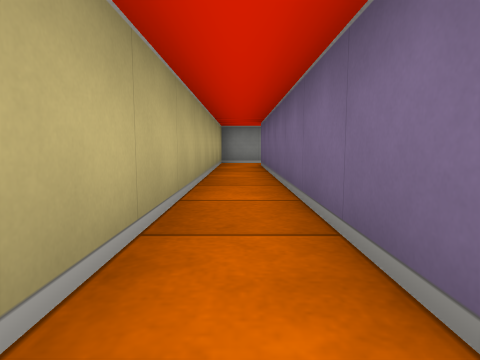
View 1 (above)

16 first-person views from a walk through a cub3D maze. The camera is about half as high as the walls, tilts 6° down and sees 75° across. The floor is counted in squares. Each view is taken from the middle of a square. On the plan, view 1 faces up. The plan holds only what a view shows up to about 9 squares ahead; the rest is blank.

View 2
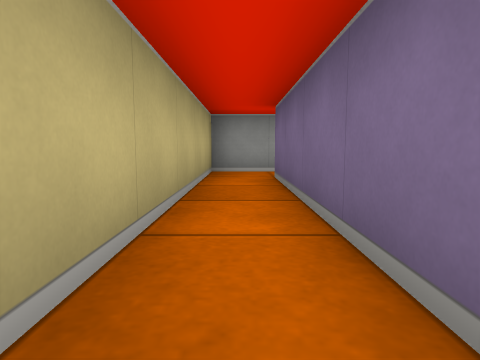

View 3
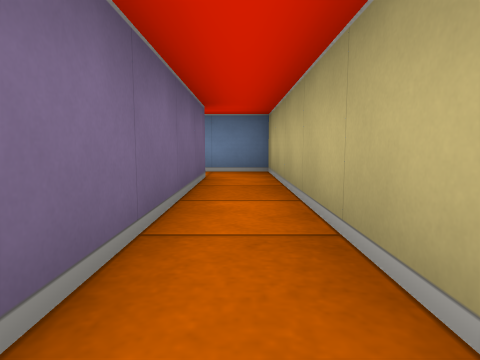

View 4
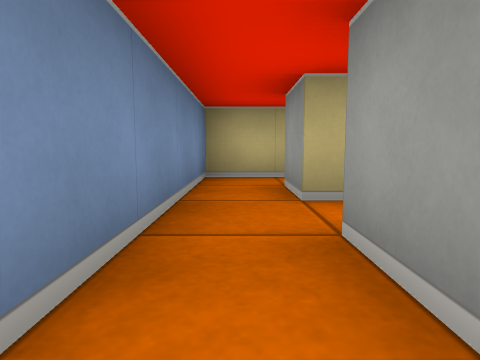

View 5
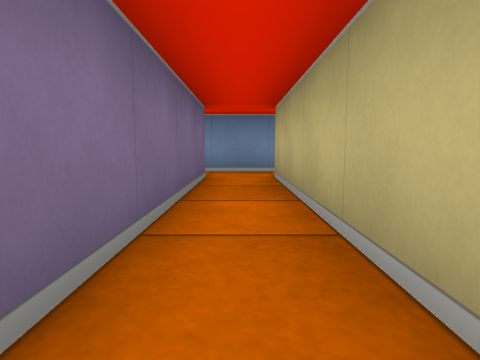

View 6
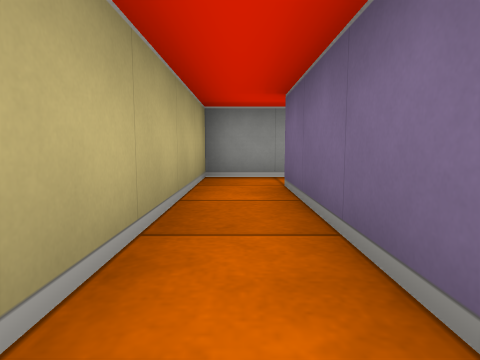

View 7
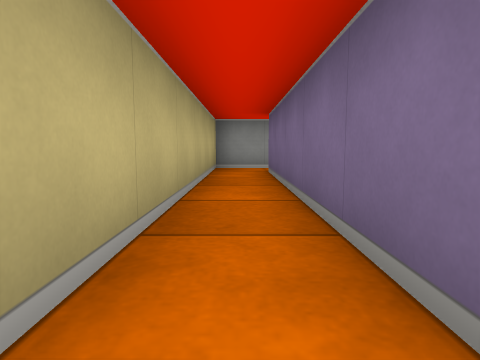

View 8
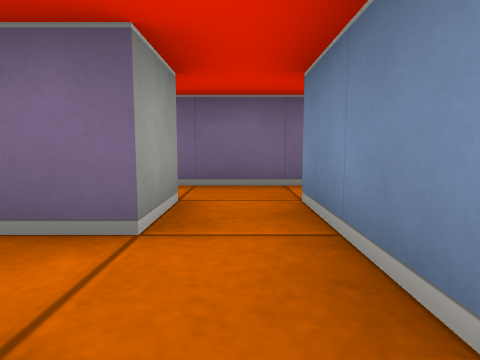

View 9
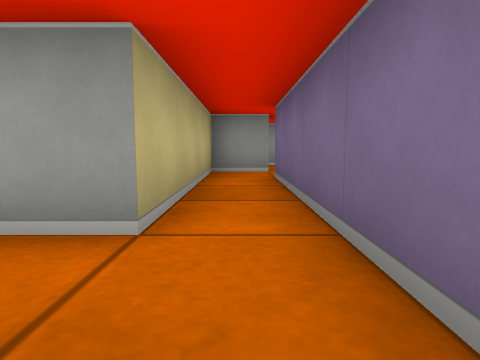

View 10
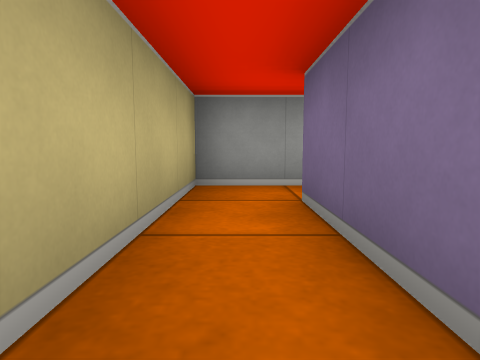

View 11
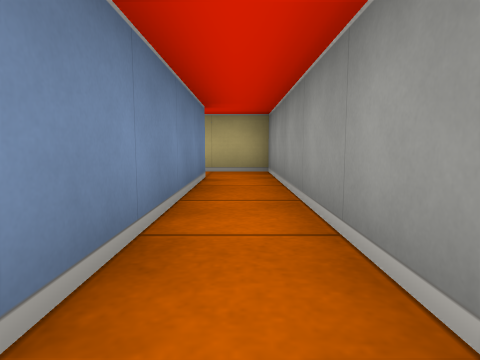

View 12
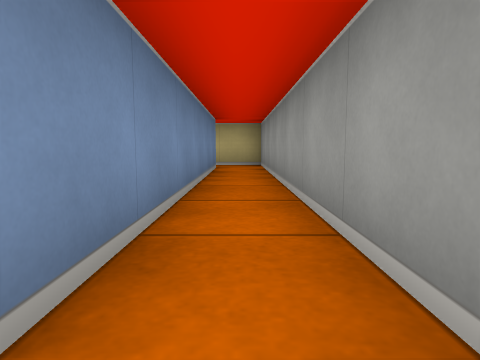

View 13
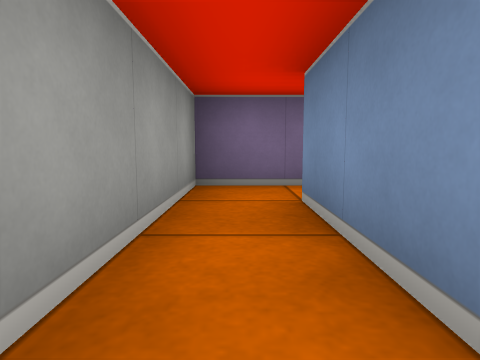

View 14
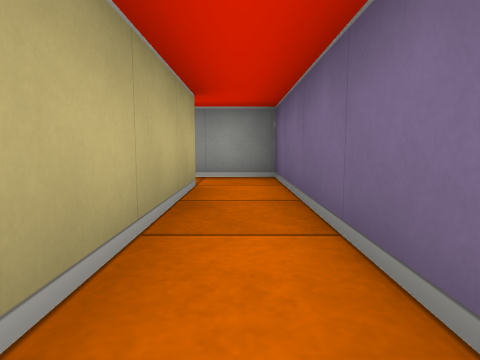

View 15
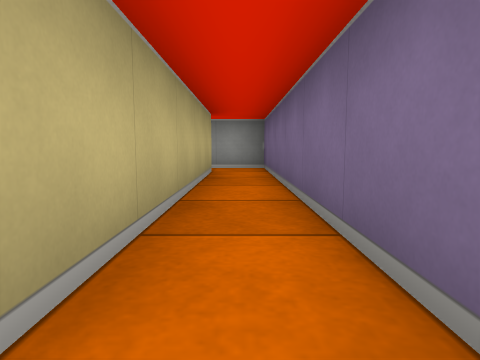

View 16
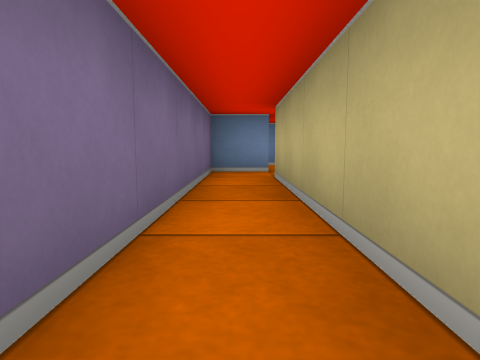

### Floor plan
Points are (right, up) in squares from view 1. A wall is a line through its corners. A room is listed if a view was taken in it or the views show most of it. See-through windows are left out.
Room 1 (views 1, 2, 3, 8, 10, 11, 13)
walls: (1.5, 0.5) (0.5, 0.5) (0.5, 7.5) (6.5, 7.5); (6.5, 8.5) (-0.5, 8.5) (-0.5, -0.5) (1.5, -0.5)
ways out: opening at (1, 0) to room 3; opening at (6, 8) to room 4
Room 2 (views 4, 9)
walls: (4.5, -0.8) (4.5, 3.5); (3.5, 3.5) (3.5, 0.5)
ways out: opening at (3, 0) to room 3; opening at (4, 4) to room 5; opening at (4, -1)
Room 3 (views 5, 6, 7)
walls: (3.5, 0.5) (2.5, 0.5) (2.5, 5.5); (1.5, -0.5) (3.5, -0.5); (2.8, 6.5) (1.5, 6.5) (1.5, 0.5)
ways out: opening at (1, 0) to room 1; opening at (3, 0) to room 2; opening at (3.5, 6) to room 5
Room 4 (views 12, 14, 15, 16)
walls: (6.4, 1.5) (7.5, 1.5) (7.5, 8.5) (6.5, 8.5); (6.5, 7.5) (6.5, 2.5)
ways out: opening at (6, 8) to room 1
Room 5 (no view inside)
walls: (4.6, 4.5) (3.5, 4.5) (3.5, 3.5)
ways out: opening at (4, 4) to room 2; opening at (3.5, 6) to room 3

Positions as (right, up) in squares from view 1, and headings:
1: (0, 0), facing up
2: (0, 3), facing up
3: (0, 5), facing down
4: (4, 0), facing left
5: (2, 5), facing down
6: (2, 2), facing up
7: (2, 0), facing up
8: (1, 0), facing right
9: (4, -1), facing up
10: (0, 5), facing up
11: (5, 8), facing left
12: (7, 8), facing left
13: (4, 8), facing right
14: (7, 4), facing up
15: (7, 2), facing up
16: (7, 7), facing down
